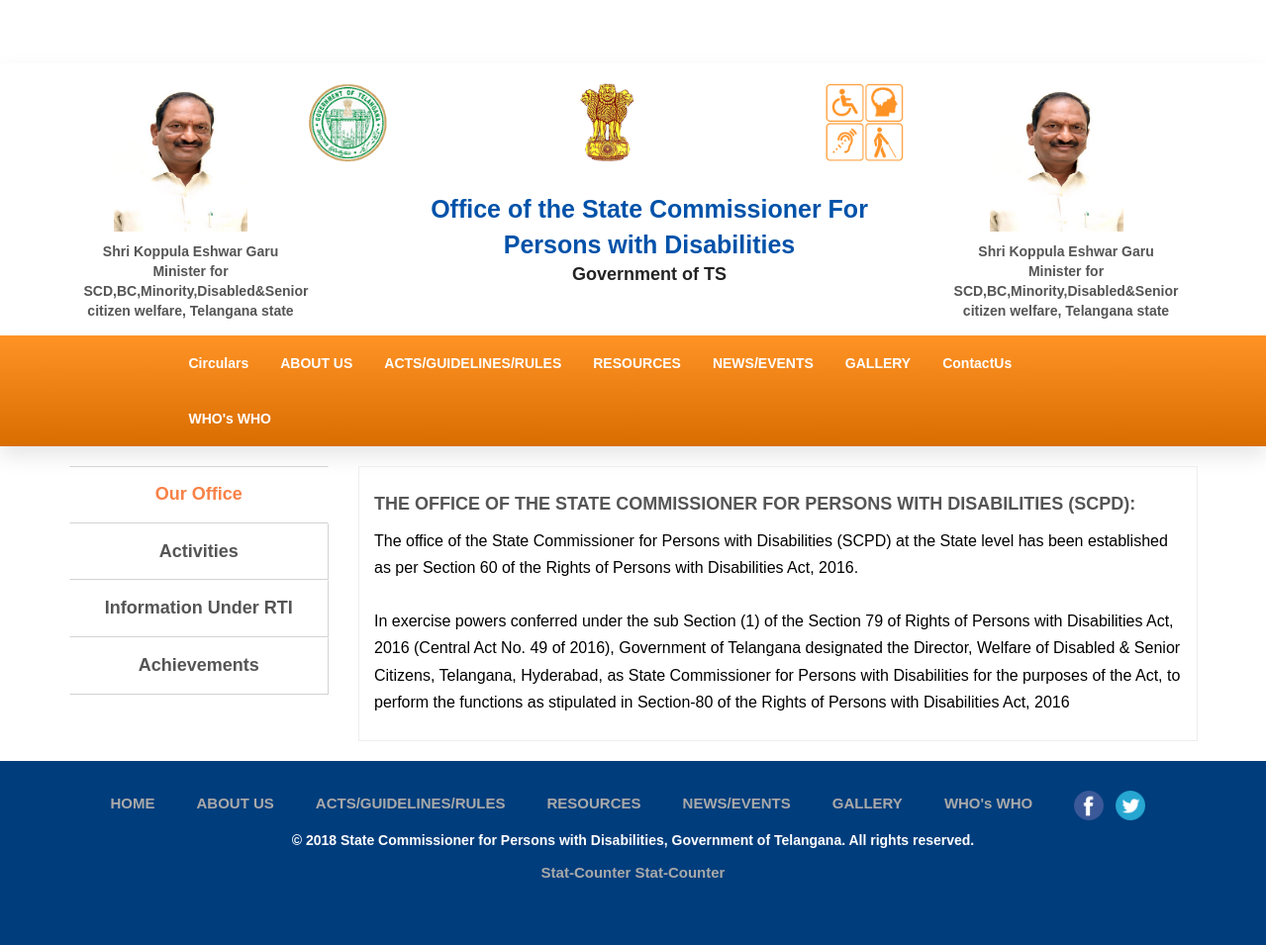
Page /about.php on the committed database.
### tables this page shows
CREATE TABLE `headerfooter` (
  `id` int(255) NOT NULL,
  `image1` varchar(255) NOT NULL,
  `text1` text NOT NULL,
  `image2` varchar(255) NOT NULL,
  `image3` varchar(255) NOT NULL,
  `text3` varchar(1000) NOT NULL,
  `image4` varchar(255) NOT NULL,
  `text4` varchar(1000) NOT NULL,
  `image5` varchar(255) NOT NULL,
  `text5` varchar(255) NOT NULL
);

CREATE TABLE `aboutus` (
  `id` int(255) NOT NULL,
  `Activity` varchar(255) NOT NULL,
  `mainheading` varchar(255) NOT NULL,
  `description` varchar(5000) NOT NULL
);

### about.php (the view, shortened to what this page needs)
<?php
include("dbconnect.php");
?>
<!DOCTYPE html>
<html dir="ltr" lang="en">
<head>
<link href="css/bootstrap.min.css" rel="stylesheet" type="text/css">
<link href="css/jquery-ui.min.css" rel="stylesheet" type="text/css">
<link href="css/animate.css" rel="stylesheet" type="text/css">
<link href="css/css-plugin-collections.css" rel="stylesheet"/>
<link href="css/menuzord-megamenu.css" rel="stylesheet"/>
<link id="menuzord-menu-skins" href="css/menuzord-skins/menuzord-boxed.css" rel="stylesheet"/>
<link href="css/style-main.css" rel="stylesheet" type="text/css">
<link href="css/preloader.css" rel="stylesheet" type="text/css">
<link href="css/custom-bootstrap-margin-padding.css" rel="stylesheet" type="text/css">
<link href="css/responsive.css" rel="stylesheet" type="text/css">
<link href="css/colors/theme-skin-color-set1.css" rel="stylesheet" type="text/css">
</head>
<body class="has-side-panel side-panel-right fullwidth-page" data-magnified-zone=".mg_zone">
 <div style="padding-top:64px; background-color:#fff" id="widget_content"  >
<div id="wrapper" class="clearfix">
  <?php include "header.php"; ?>
  <div class="main-content">
    <section id="home" class="divider">
      <div class="container-fluid p-0">
<section>
      <div class="container pt-20 pb-20">
        <div class="row">
          <div class="col-md-3">
            <div class="vertical-tab">
              <ul class="nav nav-tabs">
                <li class="active"><a href="#tab16" style="font-size: 18px;" data-toggle="tab">Our Office</a></li>
                <li><a href="#tab17" style="font-size: 18px;" data-toggle="tab">Activities</a></li>
                <li><a href="#tab18" style="font-size: 18px;" data-toggle="tab">Information Under RTI</a></li>
                <li><a href="#tab19" style="font-size: 18px;" data-toggle="tab">Achievements</a></li>
              </ul>
            </div>
          </div>
          <div class="col-md-9">
            <div class="tab-content">
              <div class="tab-pane fade in active" id="tab16">
                <div class="row">
                  <div class="col-md-12">
   <?php $sel = mysqli_query($con,"select * from aboutus where Activity ='Our Office'");
             while($fet = mysqli_fetch_assoc($sel))
             {
             ?>
                  <h3 style="font-size: 18px;"><?php echo $fet['mainheading']; ?></h3>
                  <p style="color: #000"><?php echo $fet['description'];?></p>
              <?php
             }
              ?>
                  </div>
                </div>
              </div>
            </div>
          </div>
        </div>
      </div>
    </section>
      </div>
    </section>
  </div>
  <?php include "footer.php"; ?>
</div>
</body>
</html>

### header.php (shortened to what this page needs)
<?php
$pageurl = basename($_SERVER['REQUEST_URI'], '?' . $_SERVER['QUERY_STRING']);
$page = str_replace(".php","",$pageurl);
?>
 <header id="header" class="header">
    <div class="header-nav">
      <div class="header-nav-wrapper  bg-white">
        <div class="container">
         <div class="row mt-15">
 	<div class="col-md-2 text-center">
            <a class="pull-left flip mt-5 mb-5 mt-sm-10 mb-sm-20 col-md-12" href="index.php">
<?php
include 'dbconnect.php';
$selheader = mysqli_query($con,"select * from headerfooter") ;
while($img=mysqli_fetch_assoc($selheader)){
  $img1 = $img['image1'];
  $text1 = $img['text1'];
  $img2 = $img['image2'];
  $img3 = $img['image3'];
  $text3 = $img['text3'];
  $img4 = $img['image4'];
  $text4 = $img['text4'];
  $img5 = $img['image5'];
  $text5 = $img['text5'];
?>
			<img src="images/banner/<?php echo $img1; ?>" alt="" height="150" width="400" style="margin-left:30px">
<h5 style="width:216px;"><?php echo $text1; ?></h5>
 		    </a>
 		</div>
		 <div class="col-md-7 text-center">
		    <div style="width:160%">
				<div class="col-md-2 text-center">
				<a class="menuzord-brand pull-left flip mt-5 mb-5 mt-sm-10 mb-sm-20 col-md-12" href="index.php">
				<img src="images/<?php echo $img2; ?>" alt="">
				</a>
				</div>
				<div class="col-md-4 text-center">
				<a class="menuzord-brand pull-left flip mt-5 mb-5 mt-sm-10 mb-sm-20 col-md-12" href="index.php">
				<img src="images/<?php echo $img3; ?>" alt="">
				</a>
				</div>
				<div class="col-md-2 text-center">
				<a class="menuzord-brand pull-left flip mt-5 mb-5 mt-sm-10 mb-sm-20 col-md-12" href="index.php">
				<img src="images/<?php echo $img4; ?>" alt="">
				</a>
				</div>
			</div>
			<div style="float:left;margin-top:25px;padding-left:20%">
				<h2 style="    color: #0052a9;    margin-top: 0px;    margin-bottom: 0px; font-size: 25px;">
				  <?php echo $text3; ?></h2>
				<h2 style="  color: #232323;margin-top: 0px;    margin-bottom: 0px;    font-size: 18px;">
            <?php echo $text4; ?>
        </h2>
			</div>
		</div>
 		<div class="col-md-2 text-center">
            <a class="pull-left flip mt-5 mb-5 mt-sm-10 mb-sm-20 col-md-12" href="index.php">
			<img src="images/banner/<?php echo $img5; ?>" alt="" height="150" width="400" style="margin-left:38px">
   <h5 style="width:230px"><?php echo $text5; ?></h5>
 		    </a>
 		    </div>
         </div>
        <?php
		 }
?>
		</div>
		</div>
		<div class="header-nav-wrapper navbar-scrolltofixed" style="background:#252525;text-align:center">
		<div class="container" style="width:960px">
          <nav id="menuzord-right" class="menuzord default theme-colored">
		    <ul class="menuzord-menu">
  <li  class="<?php if(($page=="about") || ($page=="")) { echo "active"; } ?> dropdown"><a href="#">Circulars</a>
</li>
			  <li  class="<?php if(($page=="about") || ($page=="")) { echo "active"; } ?> "><a href="about.php">ABOUT US</a></li>
			  <li  class="<?php if(($page=="acts") || ($page=="")) { echo "active"; } ?> "><a href="acts.php">ACTS/GUIDELINES/RULES</a></li>
			  <li  class="<?php if(($page=="resources") || ($page=="")) { echo "active"; } ?> "><a href="resources.php">RESOURCES</a></li>
			  <li  class="<?php if(($page=="news") || ($page=="")) { echo "active"; } ?> "><a href="news.php">NEWS/EVENTS</a></li>
			  <li  class="<?php if(($page=="gallery") || ($page=="")) { echo "active"; } ?> "><a href="gallery.php">GALLERY</a></li>
         <li  class="<?php if(($page=="contactus") || ($page=="")) { echo "active"; } ?> "><a href="#">ContactUs</a></li>
			  <li  class="<?php if(($page=="contact") || ($page=="")) { echo "active"; } ?> "><a href="contact.php">WHO's WHO</a></li>
            </ul>
          </nav>
        </div>
		</div>
      </div>
  </header>

### css/menuzord-megamenu.css (style rules this page uses)
.menuzord,.menuzord * { font-family: 'Open Sans', sans-serif;box-sizing:border-box;-moz-box-sizing:border-box; -webkit-box-sizing:border-box; }
.menuzord { width: 100%;padding: 0 30px;float: left;position: relative;background: transparent; }
.menuzord a { -o-transition: color .3s linear, background .3s linear;-moz-transition: color .3s linear, background .3s linear;-webkit-transition: color .3s linear, background .3s linear;transition: color .3s linear, background .3s linear; }
.menuzord-brand { margin: 18px 30px 0 0;float: left;color: #666;text-decoration: none;font-size: 24px;font-weight: 600;line-height: 1.3;cursor: pointer; }
.menuzord-menu { margin: 0;padding: 0;list-style: none; }
.menuzord-menu > li { display: inline-block;float: left; }
.menuzord-menu > li > a { padding: 26px 16px;display: inline-block;text-decoration: none !important;font-size: 14px;font-weight: 600;color: #888;outline: 0;line-height: 1.42857143;-webkit-tap-highlight-color: rgba(0,0,0,0);-webkit-tap-highlight-color: transparent; }
.menuzord-menu > li.active > a,.menuzord-menu > li:hover > a { color: #333; }

### css/menuzord-skins/menuzord-boxed.css (style rules this page uses)
.menuzord-menu > li { padding: 18px 0; }
.menuzord-menu > li > a { padding: 8px 16px; }
.menuzord-menu > li.active > a, .menuzord-menu > li:hover > a { background: #333; color: #fff; }

### css/colors/theme-skin-color-set1.css (style rules this page uses)
.menuzord.default .menuzord-menu > li.active > a, .menuzord.default .menuzord-menu > li:hover > a, .menuzord.default .menuzord-menu ul.dropdown li:hover > a { background: #F88147; color: #fff; }
.menuzord.theme-colored .menuzord-menu > li.active > a, .menuzord.theme-colored .menuzord-menu > li:hover > a, .menuzord.theme-colored .menuzord-menu ul.dropdown li:hover > a { background: #F88147; color: #fff; }
.nav-tabs > li.active a, .nav-tabs > li.active a:hover, .nav-tabs > li.active a:focus { color: #F88147; }

### css/utility-classes.css (style rules this page uses)
.bg-white { background-color: #fff !important; }
.mb-5 { margin-bottom: 5px !important; }
.mt-5 { margin-top: 5px !important; }

### about.php (style rules this page uses)
.tab-content p { font-size: 16px; color: #000; }

### header.php (style rules this page uses)
.dropdown { position: relative; display: inline-block; }

### rows in the picture
headerfooter: image1 (picture), text1 "Shri Koppula Eshwar Garu Minister for SCD,BC,Minority,Disabled&Senior citizen welfare, Telangana state", image2 (picture), image3 (picture), image4 (picture), text3 "Office of the State Commissioner For Persons with Disabilities", text4 "Government of TS", image5 (picture), text5 "Shri Koppula Eshwar Garu Minister for SCD,BC,Minority,Disabled&Senior citizen welfare, Telangana state"
aboutus: mainheading "THE OFFICE OF THE STATE COMMISSIONER FOR PERSONS WITH DISABILITIES (SCPD):", description "The office of the State Commissioner for Persons with Disabilities (SCPD) at the State level has been established as per Section 60 of the Rights of Persons with Disabilities Act, 2016. In exercise powers conferred under the sub Section (1) of the Section 79 of Rights of Persons with Disabilities Act, 2016 (Central Act No. 49 of 2016), Government of Telangana designated the Director, Welfare of Disabled & Senior Citizens, Telangana, Hyderabad, as State Commissioner for Persons with Disabilities for the purposes of the Act, to perform the functions as stipulated in Section-80 of the Rights of Persons with Disabilities Act, 2016"
